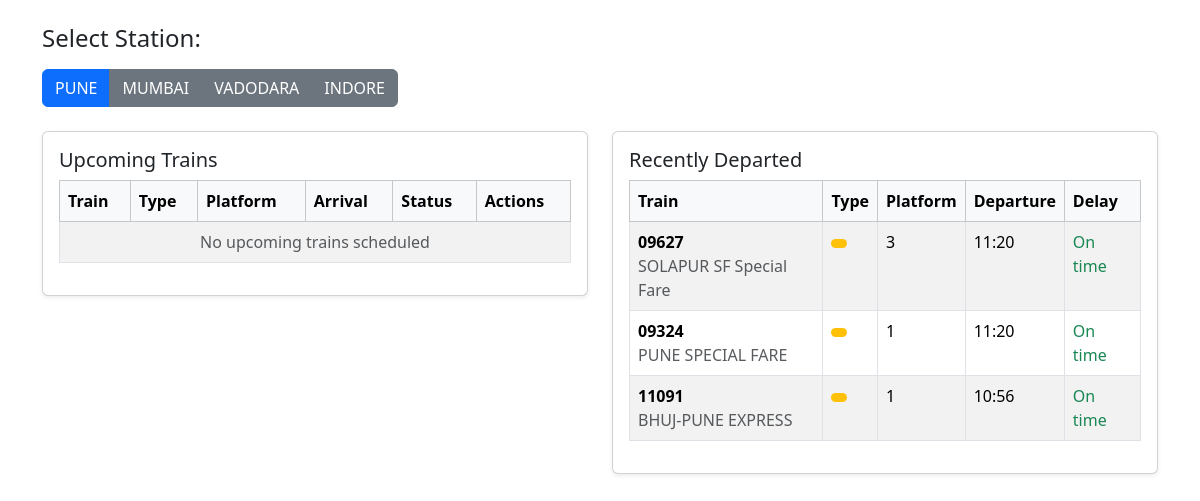
The app's page /station/PUN/ with its own data.
### train_scheduler/models.py (models this page shows, shortened)
class TrainStation(models.Model):
    name = models.CharField(max_length=100,default="")
    code = models.CharField(max_length=10, unique=True)
    platforms = models.IntegerField(default=1)
    def __str__(self):
        return f"{self.name} ({self.code})"

class Train(models.Model):
    TRAIN_TYPES = [
        ('EXPRESS', 'Express Train'),
        ('PASSENGER', 'Passenger Train'),
        ('FREIGHT', 'Freight Train'),
    ]
    PRIORITY_LEVELS = [
        (1, 'Low'),
        (2, 'Medium'),
        (3, 'High'),
    ]
    STATUS_CHOICES = [
        ('SCHEDULED', 'Scheduled'),
        ('ARRIVING', 'Arriving'),
        ('AT_STATION', 'At Station'),
        ('DEPARTED', 'Departed'),
        ('DELAYED', 'Delayed'),
        ('CANCELLED', 'Cancelled'),
    ]
    train_number = models.CharField(max_length=20, unique=True)
    name = models.CharField(max_length=100)
    train_types = models.CharField(max_length=20, choices=TRAIN_TYPES)
    priority = models.IntegerField(choices=PRIORITY_LEVELS, default=2)
    current_station = models.ForeignKey(
        TrainStation,
        on_delete=models.CASCADE,
        related_name='current_trains'
    )
    platform = models.IntegerField()
    scheduled_arrival = models.DateTimeField()
    scheduled_departure = models.DateTimeField()
    actual_arrival = models.DateTimeField(null=True, blank=True)
    actual_departure = models.DateTimeField(null=True, blank=True)
    status = models.CharField(
        max_length=20,
        choices=STATUS_CHOICES,
        default='SCHEDULED'
    )
    delay_minutes = models.IntegerField(default=0)
    class Meta:
        ordering = ['scheduled_arrival']

### train_scheduler/views.py (the view)
# urls.py: path('', views.train_board, name='train_board'),
def train_board(request,station_code=None):
    stations = TrainStation.objects.all()
    print(stations)
    selected_station = None
    upcoming_trains = []
    departed_trains = []
    if station_code:
        selected_station = TrainStation.objects.get(code=station_code)
        queue = PriorityTrainQueue()
        upcoming = Train.objects.filter(
            current_station=selected_station,
            scheduled_departure__gt=timezone.now(),
            status__in=['SCHEDULED', 'ARRIVING', 'AT_STATION']
        )
        for t in upcoming:
            queue.push(t)
        while not queue.is_empty():
            upcoming_trains.append(queue.pop())
        departed_trains = Train.objects.filter(
            current_station=selected_station,
            actual_departure__isnull=False,
            status='DEPARTED'
        ).order_by('-actual_departure')[:10]
    return render(request, 'train_scheduler/train_board.html', {
        'stations': stations,
        'selected_station': selected_station,
        'upcoming_trains': upcoming_trains,
        'departed_trains': departed_trains,
    })

### train_scheduler/models.py (called while the page is built)
    def is_empty(self):
        return len(self.queue) == 0

### train_scheduler/templates/train_scheduler/train_board.html (shortened to what this page needs)
{% extends "train_scheduler/base.html" %}
{% block content %}
<div class="container my-4">
    <div class="mb-4">
        <h2 class="h4 mb-3">Select Station:</h2>
        <div class="btn-group">
            {% for station in stations %}
            <a href="{% url 'station_board' station.code %}"
               class="btn {% if selected_station == station %}btn-primary{% else %}btn-secondary{% endif %}">
                {{ station.name }}
            </a>
            {% endfor %}
        </div>
    </div>
    {% if selected_station %}
    <div class="row g-4">
        <div class="col-12 col-lg-6">
            <div class="card shadow-sm">
                <div class="card-body">
                    <h2 class="h5 card-title">Upcoming Trains</h2>
                    <div class="table-responsive">
                        <table class="table table-bordered table-striped">
                            <thead class="table-light">
                                <tr>
                                    <th>Train</th>
                                    <th>Type</th>
                                    <th>Platform</th>
                                    <th>Arrival</th>
                                    <th>Status</th>
                                    <th>Actions</th>
                                </tr>
                            </thead>
                            <tbody>
                                {% for train in upcoming_trains %}
                                <tr>
                                    <td>
                                        <div class="fw-bold">{{ train.train_number }}</div>
                                        <div class="text-muted">{{ train.name }}</div>
                                    </td>
                                    <td>
                                        <span class="badge
                                            {% if train.train_type == 'EXPRESS' %}bg-success
                                            {% elif train.train_type == 'PASSENGER' %}bg-primary
                                            {% else %}bg-warning{% endif %}">
                                            {{ train.get_train_type_display }}
                                        </span>
                                    </td>
                                    <td>{{ train.platform }}</td>
                                    <td>
                                        {{ train.scheduled_arrival|date:"H:i" }}
                                        {% if train.delay_minutes > 0 %}
                                        <div class="text-danger small">+{{ train.delay_minutes }}min</div>
                                        {% endif %}
                                    </td>
                                    <td>
                                        <span class="badge
                                            {% if train.status == 'SCHEDULED' %}bg-secondary
                                            {% elif train.status == 'ARRIVING' %}bg-info
                                            {% elif train.status == 'AT_STATION' %}bg-success
                                            {% elif train.status == 'DELAYED' %}bg-danger{% endif %}">
                                            {{ train.get_status_display }}
                                        </span>
                                    </td>
                                    <td>
                                        <form method="post" action="{% url 'update_train_status' train.id %}" class="d-inline">
                                            {% csrf_token %}
                                            {% if train.status == 'SCHEDULED' %}
                                            <button type="submit" name="status" value="ARRIVING"
                                                    class="btn btn-info btn-sm">
                                                Mark Arriving
                                            </button>
                                            {% elif train.status == 'ARRIVING' %}
                                            <button type="submit" name="status" value="AT_STATION"
                                                    class="btn btn-success btn-sm">
                                                At Station
                                            </button>
                                            {% elif train.status == 'AT_STATION' %}
                                            <button type="submit" name="status" value="DEPARTED"
                                                    class="btn btn-warning btn-sm">
                                                Mark Departed
                                            </button>
                                            {% endif %}
                                        </form>
                                    </td>
                                </tr>
                                {% empty %}
                                <tr>
                                    <td colspan="6" class="text-center text-muted">
                                        No upcoming trains scheduled
                                    </td>
                                </tr>
                                {% endfor %}
                            </tbody>
                        </table>
                    </div>
                </div>
            </div>
        </div>
        <div class="col-12 col-lg-6">
            <div class="card shadow-sm">
                <div class="card-body">
                    <h2 class="h5 card-title">Recently Departed</h2>
                    <div class="table-responsive">
                        <table class="table table-bordered table-striped">
                            <thead class="table-light">
                                <tr>
                                    <th>Train</th>
                                    <th>Type</th>
                                    <th>Platform</th>
                                    <th>Departure</th>
                                    <th>Delay</th>
                                </tr>
                            </thead>
                            <tbody>
                                {% for train in departed_trains %}
                                <tr>
                                    <td>
                                        <div class="fw-bold">{{ train.train_number }}</div>
                                        <div class="text-muted">{{ train.name }}</div>
                                    </td>
                                    <td>
                                        <span class="badge
                                            {% if train.train_type == 'EXPRESS' %}bg-success
                                            {% elif train.train_type == 'PASSENGER' %}bg-primary
                                            {% else %}bg-warning{% endif %}">
                                        </span>
                                    </td>
                                    <td>{{ train.platform }}</td>
                                    <td>{{ train.actual_departure|date:"H:i" }}</td>
                                    <td>
                                        {% if train.delay_minutes > 0 %}
                                        <span class="text-danger">+{{ train.delay_minutes }}min</span>
                                        {% else %}
                                        <span class="text-success">On time</span>
                                        {% endif %}
                                    </td>
                                </tr>
                                {% empty %}
                                <tr>
                                    <td colspan="5" class="text-center text-muted">
                                        No departed trains
                                    </td>
                                </tr>
                                {% endfor %}
                            </tbody>
                        </table>
                    </div>
                </div>
            </div>
        </div>
    </div>
    {% else %}
    <div class="text-center text-muted py-4">
        Please select a station to view train schedules.
    </div>
    {% endif %}
</div>
{% endblock %}

### records on screen
TrainStation: name "PUNE"
TrainStation: name "MUMBAI"
TrainStation: name "VADODARA"
TrainStation: name "INDORE"
Train: train_number "09627", name "SOLAPUR SF Special Fare", platform "3", actual_departure "11:20", delay_minutes "On time"
Train: train_number "09324", name "PUNE SPECIAL FARE", platform "1", actual_departure "11:20", delay_minutes "On time"
Train: train_number "11091", name "BHUJ-PUNE EXPRESS", platform "1", actual_departure "10:56", delay_minutes "On time"
